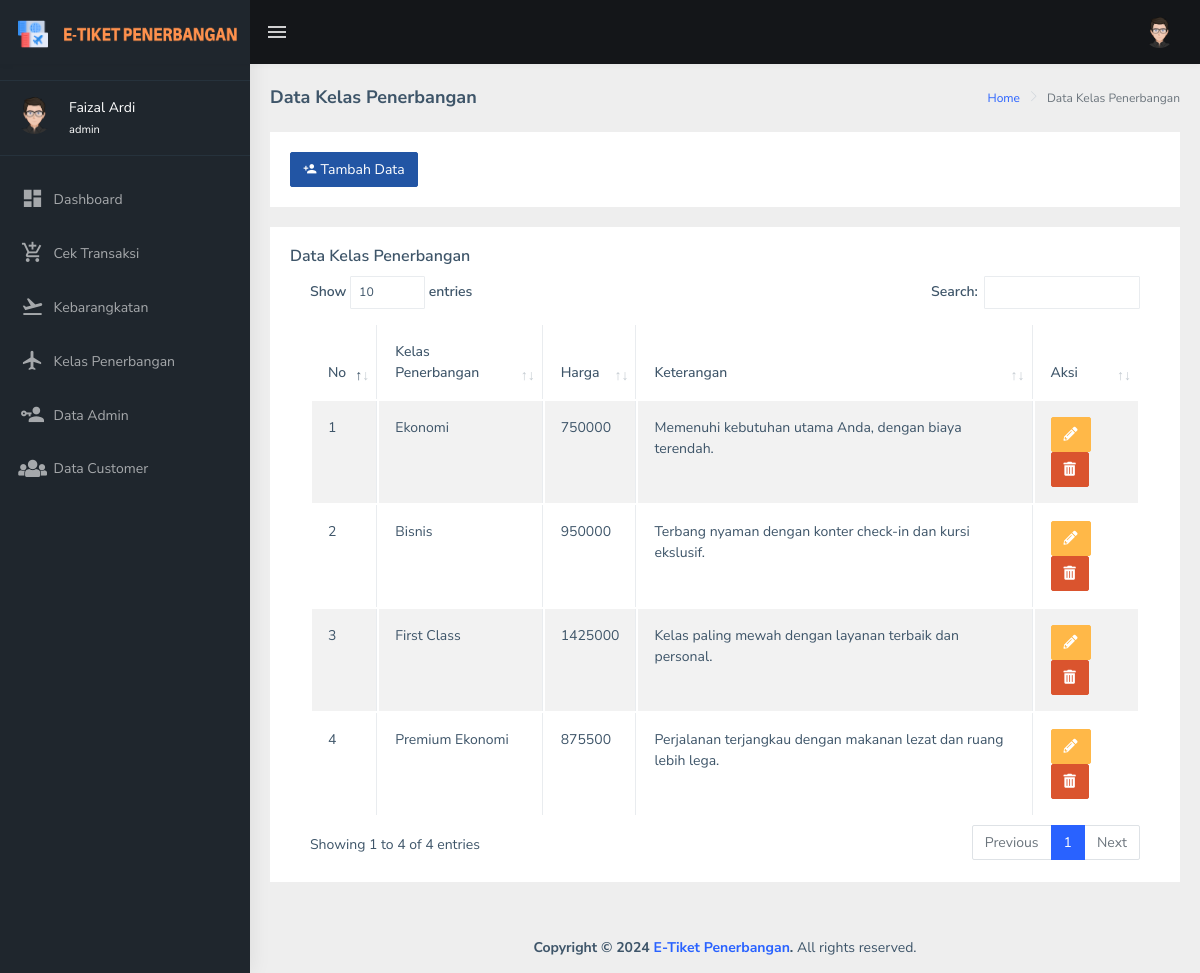
Screenshot of /admin/tabel-kelas.php (signed in) with the database file from the repository.
### tables this page shows
CREATE TABLE `tb_kelas` (
  `id_kelas` int(11) NOT NULL,
  `kelas` varchar(20) NOT NULL,
  `harga_kelas` varchar(20) NOT NULL,
  `keterangan` text NOT NULL
);

### admin/tabel-kelas.php (the view, shortened to what this page needs)
<?php
include 'prosesPenumpang/config.php';
?>
<!DOCTYPE html>
<html dir="ltr" lang="en">
<head>
    <link href="../assets/libs/datatables.net-bs4/css/dataTables.bootstrap4.css" rel="stylesheet" />
    <link href="../dist/css/style.min.css" rel="stylesheet" />
</head>
<body>
    <div id="main-wrapper" data-layout="vertical" data-navbarbg="skin5" data-sidebartype="full" data-sidebar-position="absolute" data-header-position="absolute" data-boxed-layout="full">
        <?php include("header.php") ?>
        <?php include("sidebar.php") ?>
        <div class="page-wrapper">
            <div class="page-breadcrumb">
                <div class="row">
                    <div class="col-12 d-flex no-block align-items-center">
                        <h4 class="page-title">Data Kelas Penerbangan</h4>
                        <div class="ms-auto text-end">
                            <nav aria-label="breadcrumb">
                                <ol class="breadcrumb">
                                    <li class="breadcrumb-item"><a href="admin.php">Home</a></li>
                                    <li class="breadcrumb-item active" aria-current="page">
                                        Data Kelas Penerbangan
                                    </li>
                                </ol>
                            </nav>
                        </div>
                    </div>
                </div>
            </div>
            <div class="container-fluid">
                <div class="row">
                    <div class="col-12">
                        <div class="card">
                            <div class="card-body">
                                <button class="btn btn-info" type="button" data-bs-toggle="modal" data-bs-target="#myModal"><i class="mdi mdi-account-plus"></i>&nbsp;Tambah Data</button>
                            </div>
                        </div>
                    </div>
                    <div class="col-12">
                        <div class="card">
                            <div class="card-body">
                                <h5 class="card-title">Data Kelas Penerbangan</h5>
                                <div class="table-responsive">
                                    <table id="zero_config" class="table table-striped table-bordered">
                                        <thead>
                                            <tr>
                                                <th>No</th>
                                                <th>Kelas Penerbangan</th>
                                                <th>Harga</th>
                                                <th>Keterangan</th>
                                                <th>Aksi</th>
                                            </tr>
                                        </thead>
                                        <tbody>
                                            <?php
                                            $no = 1;
                                            $data = mysqli_query($koneksi, "SELECT * FROM tb_kelas");
                                            while ($id = mysqli_fetch_array($data)) {
                                            ?>
                                                <tr>
                                                    <td><?php echo $no++; ?></td>
                                                    <td><?php echo $id['kelas']; ?></td>
                                                    <td><?php echo $id['harga_kelas']; ?></td>
                                                    <td><?php echo $id['keterangan']; ?></td>
                                                    <td>
                                                        <a href="#" class="btn btn-warning" data-bs-toggle="modal" data-bs-target="#updateuser<?php echo $id['id_kelas']; ?>"><i class="fa fa-pencil-alt"></i></a>
                                                        <button type="button" class="btn btn-danger" data-bs-toggle="modal" data-bs-target="#deleteuser<?php echo $id['id_kelas']; ?>"><i class="fa fa-trash-alt"></i>
                                                        </button>
                                                    </td>
                                                </tr>
                                            <?php
                                            }
                                            ?>
                                        </tbody>
                                    </table>
                                </div>
                            </div>
                        </div>
                    </div>
                </div>
            </div>
            <footer class="footer text-center">
                <strong>Copyright &copy; <?= date('Y'); ?> <a href="">E-Tiket Penerbangan</a>.</strong> All rights reserved.
            </footer>
        </div>
    </div>
</body>
</html>

### admin/header.php (shortened to what this page needs)
<header class="topbar" data-navbarbg="skin5">
    <nav class="navbar top-navbar navbar-expand-md navbar-dark">
        <div class="navbar-header" data-logobg="skin5">
            <a class="navbar-brand" href="index.php">
                <b class="logo-icon ps-2">
                    <img src="../assets/images/logo-1.png" alt="homepage" class="light-logo" width="30" />
                </b>
                <span class="logo-text ms-2">
                    <img src="../assets/images/text.png" alt="homepage" class="light-logo" width="180" height="50" />
                </span>
            </a>
        </div>
        <div class="navbar-collapse collapse" id="navbarSupportedContent" data-navbarbg="skin5">
            <ul class="navbar-nav float-start me-auto">
                <li class="nav-item d-none d-lg-block">
                    <a class="nav-link sidebartoggler waves-effect waves-light" href="javascript:void(0)" data-sidebartype="mini-sidebar"><i class="mdi mdi-menu font-24"></i></a>
                </li>
            </ul>
            <ul class="navbar-nav float-end">
                <li class="nav-item dropdown">
                    <a class="nav-link dropdown-toggle text-muted waves-effect waves-dark pro-pic" href="#" id="navbarDropdown" role="button" data-bs-toggle="dropdown" aria-expanded="false">
                        <img src="../assets/images/users/<?php echo $_SESSION['foto']; ?>" alt="user" class="rounded-circle" width="31" />
                    </a>
                </li>
            </ul>
        </div>
    </nav>
</header>

### admin/sidebar.php
<aside class="left-sidebar" data-sidebarbg="skin5">
    <div class="scroll-sidebar">
        <nav class="sidebar-nav">
            <hr align="right" color="#fff">
            <div class="mt-2 ms-3 d-flex">
                <div class="image">
                    <img src="../assets/images/users/<?php echo $_SESSION['foto']; ?>" alt="Admin image" class="rounded-circle" width="37">
                </div>
                <div class="info text-white ms-3 waves-effect waves-dark">
                    <?php echo $_SESSION['nama'] ?><br>
                    <small class="hidden-xs"><?php echo $_SESSION['akses'] ?></small>
                </div>
            </div>
            <hr align="rigth" color="#fff">
            <ul id="sidebarnav">
                <li class="sidebar-item">
                    <a class="sidebar-link waves-effect waves-dark sidebar-link" href="admin.php" aria-expanded="false"><i class="mdi mdi-view-dashboard"></i><span class="hide-menu">&nbsp;Dashboard</span></a>
                </li>
                <li class="sidebar-item">
                    <a class="sidebar-link waves-effect waves-dark sidebar-link" href="tabel-transaksi.php" aria-expanded="false"><i class="mdi mdi-cart-plus"></i><span class="hide-menu">&nbsp;Cek Transaksi</span></a>
                </li>
                <li class="sidebar-item">
                    <a class="sidebar-link waves-effect waves-dark sidebar-link" href="tabel-keberangkatan.php" aria-expanded="false"><i class="mdi mdi-airplane-takeoff"></i><span class="hide-menu">&nbsp;Kebarangkatan</span></a>
                </li>
                <li class="sidebar-item">
                    <a class="sidebar-link waves-effect waves-dark sidebar-link" href="tabel-kelas.php" aria-expanded="false"><i class="mdi mdi-airplane"></i><span class="hide-menu">&nbsp;Kelas Penerbangan</span></a>
                </li>
                <li class="sidebar-item">
                    <a class="sidebar-link waves-effect waves-dark sidebar-link" href="tabel-pengguna.php" aria-expanded="false"><i class="mdi mdi-account-key"></i><span class="hide-menu">&nbsp;Data Admin </span></a>
                </li>
                <li class="sidebar-item">
                    <a class="sidebar-link waves-effect waves-dark sidebar-link" href="tabel-customer.php" aria-expanded="false"><i class="fa fa-users"></i><span class="hide-menu">&nbsp;Data Customer </span></a>
                </li>
            </ul>
        </nav>
    </div>
</aside>

### rows the page displays
tb_kelas: kelas "Ekonomi", harga_kelas "750000", keterangan "Memenuhi kebutuhan utama Anda, dengan biaya terendah."
tb_kelas: kelas "Bisnis", harga_kelas "950000", keterangan "Terbang nyaman dengan konter check-in dan kursi ekslusif."
tb_kelas: kelas "First Class", harga_kelas "1425000", keterangan "Kelas paling mewah dengan layanan terbaik dan personal."
tb_kelas: kelas "Premium Ekonomi", harga_kelas "875500", keterangan "Perjalanan terjangkau dengan makanan lezat dan ruang lebih lega."

### other values shown
$_SESSION['nama'] "Faizal Ardi"
$_SESSION['akses'] "admin"
